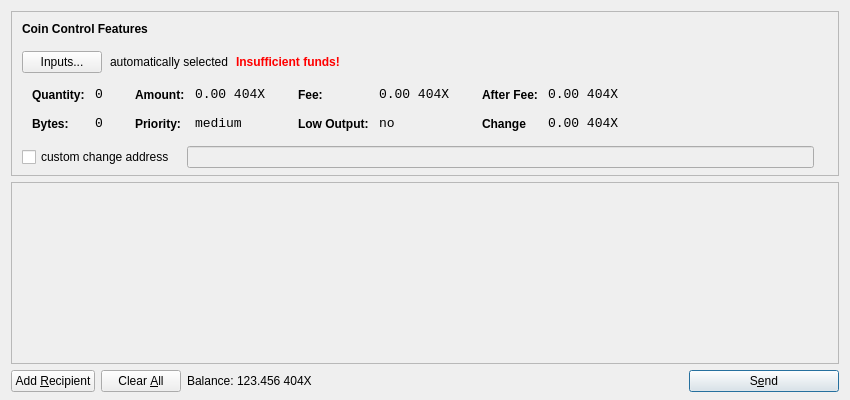
<?xml version="1.0" encoding="UTF-8"?>
<ui version="4.0">
 <class>SendCoinsDialog</class>
 <widget class="QDialog" name="SendCoinsDialog">
  <property name="geometry">
   <rect>
    <x>0</x>
    <y>0</y>
    <width>850</width>
    <height>400</height>
   </rect>
  </property>
  <property name="windowTitle">
   <string>Send Coins</string>
  </property>
  <layout class="QVBoxLayout" name="verticalLayout" stretch="0,1,0">
   <property name="bottomMargin">
    <number>8</number>
   </property>
   <item>
    <widget class="QFrame" name="frameCoinControl">
     <property name="sizePolicy">
      <sizepolicy hsizetype="Expanding" vsizetype="Expanding">
       <horstretch>0</horstretch>
       <verstretch>0</verstretch>
      </sizepolicy>
     </property>
     <property name="maximumSize">
      <size>
       <width>16777215</width>
       <height>16777215</height>
      </size>
     </property>
     <property name="frameShape">
      <enum>QFrame::StyledPanel</enum>
     </property>
     <property name="frameShadow">
      <enum>QFrame::Sunken</enum>
     </property>
     <layout class="QVBoxLayout" name="verticalLayoutCoinControl2">
      <property name="spacing">
       <number>-1</number>
      </property>
      <property name="leftMargin">
       <number>0</number>
      </property>
      <property name="topMargin">
       <number>0</number>
      </property>
      <property name="rightMargin">
       <number>0</number>
      </property>
      <property name="bottomMargin">
       <number>6</number>
      </property>
      <item>
       <layout class="QVBoxLayout" name="verticalLayoutCoinControl" stretch="0,0,0,0,1">
        <property name="spacing">
         <number>0</number>
        </property>
        <property name="leftMargin">
         <number>10</number>
        </property>
        <property name="topMargin">
         <number>10</number>
        </property>
        <item>
         <layout class="QHBoxLayout" name="horizontalLayoutCoinControl1">
          <property name="bottomMargin">
           <number>15</number>
          </property>
          <item>
           <widget class="QLabel" name="labelCoinControlFeatures">
            <property name="sizePolicy">
             <sizepolicy hsizetype="Preferred" vsizetype="Maximum">
              <horstretch>0</horstretch>
              <verstretch>0</verstretch>
             </sizepolicy>
            </property>
            <property name="font">
             <font>
              <weight>75</weight>
              <bold>true</bold>
             </font>
            </property>
            <property name="styleSheet">
             <string notr="true">font-weight:bold;</string>
            </property>
            <property name="text">
             <string>Coin Control Features</string>
            </property>
           </widget>
          </item>
         </layout>
        </item>
        <item>
         <layout class="QHBoxLayout" name="horizontalLayoutCoinControl2" stretch="0,0,0,0">
          <property name="spacing">
           <number>8</number>
          </property>
          <property name="bottomMargin">
           <number>10</number>
          </property>
          <item>
           <widget class="QPushButton" name="pushButtonCoinControl">
            <property name="styleSheet">
             <string notr="true"/>
            </property>
            <property name="text">
             <string>Inputs...</string>
            </property>
           </widget>
          </item>
          <item>
           <widget class="QLabel" name="labelCoinControlAutomaticallySelected">
            <property name="text">
             <string>automatically selected</string>
            </property>
            <property name="margin">
             <number>5</number>
            </property>
           </widget>
          </item>
          <item>
           <widget class="QLabel" name="labelCoinControlInsuffFunds">
            <property name="font">
             <font>
              <weight>75</weight>
              <bold>true</bold>
             </font>
            </property>
            <property name="styleSheet">
             <string notr="true">color:red;font-weight:bold;</string>
            </property>
            <property name="text">
             <string>Insufficient funds!</string>
            </property>
            <property name="margin">
             <number>5</number>
            </property>
           </widget>
          </item>
          <item>
           <spacer name="horizontalSpacerCoinControl">
            <property name="orientation">
             <enum>Qt::Horizontal</enum>
            </property>
            <property name="sizeHint" stdset="0">
             <size>
              <width>40</width>
              <height>1</height>
             </size>
            </property>
           </spacer>
          </item>
         </layout>
        </item>
        <item>
         <widget class="QWidget" name="widgetCoinControl" native="true">
          <property name="sizePolicy">
           <sizepolicy hsizetype="Preferred" vsizetype="Preferred">
            <horstretch>0</horstretch>
            <verstretch>0</verstretch>
           </sizepolicy>
          </property>
          <property name="minimumSize">
           <size>
            <width>0</width>
            <height>0</height>
           </size>
          </property>
          <property name="styleSheet">
           <string notr="true"/>
          </property>
          <layout class="QHBoxLayout" name="horizontalLayoutCoinControl5">
           <property name="leftMargin">
            <number>0</number>
           </property>
           <property name="topMargin">
            <number>0</number>
           </property>
           <property name="rightMargin">
            <number>0</number>
           </property>
           <property name="bottomMargin">
            <number>0</number>
           </property>
           <item>
            <layout class="QHBoxLayout" name="horizontalLayoutCoinControl3" stretch="0,0,0,1">
             <property name="spacing">
              <number>20</number>
             </property>
             <property name="topMargin">
              <number>0</number>
             </property>
             <property name="bottomMargin">
              <number>10</number>
             </property>
             <item>
              <layout class="QFormLayout" name="formLayoutCoinControl1">
               <property name="horizontalSpacing">
                <number>10</number>
               </property>
               <property name="verticalSpacing">
                <number>14</number>
               </property>
               <property name="leftMargin">
                <number>10</number>
               </property>
               <property name="topMargin">
                <number>4</number>
               </property>
               <property name="rightMargin">
                <number>6</number>
               </property>
               <item row="0" column="0">
                <widget class="QLabel" name="labelCoinControlQuantityText">
                 <property name="styleSheet">
                  <string notr="true">font-weight:bold;</string>
                 </property>
                 <property name="text">
                  <string>Quantity:</string>
                 </property>
                 <property name="margin">
                  <number>0</number>
                 </property>
                </widget>
               </item>
               <item row="0" column="1">
                <widget class="QLabel" name="labelCoinControlQuantity">
                 <property name="font">
                  <font>
                   <family>Monospace</family>
                   <pointsize>10</pointsize>
                  </font>
                 </property>
                 <property name="cursor">
                  <cursorShape>IBeamCursor</cursorShape>
                 </property>
                 <property name="contextMenuPolicy">
                  <enum>Qt::ActionsContextMenu</enum>
                 </property>
                 <property name="text">
                  <string>0</string>
                 </property>
                 <property name="margin">
                  <number>0</number>
                 </property>
                 <property name="textInteractionFlags">
                  <set>Qt::LinksAccessibleByMouse|Qt::TextSelectableByKeyboard|Qt::TextSelectableByMouse</set>
                 </property>
                </widget>
               </item>
               <item row="1" column="0">
                <widget class="QLabel" name="labelCoinControlBytesText">
                 <property name="styleSheet">
                  <string notr="true">font-weight:bold;</string>
                 </property>
                 <property name="text">
                  <string>Bytes:</string>
                 </property>
                </widget>
               </item>
               <item row="1" column="1">
                <widget class="QLabel" name="labelCoinControlBytes">
                 <property name="font">
                  <font>
                   <family>Monospace</family>
                   <pointsize>10</pointsize>
                  </font>
                 </property>
                 <property name="cursor">
                  <cursorShape>IBeamCursor</cursorShape>
                 </property>
                 <property name="contextMenuPolicy">
                  <enum>Qt::ActionsContextMenu</enum>
                 </property>
                 <property name="text">
                  <string>0</string>
                 </property>
                 <property name="textInteractionFlags">
                  <set>Qt::LinksAccessibleByMouse|Qt::TextSelectableByKeyboard|Qt::TextSelectableByMouse</set>
                 </property>
                </widget>
               </item>
              </layout>
             </item>
             <item>
              <layout class="QFormLayout" name="formLayoutCoinControl2">
               <property name="horizontalSpacing">
                <number>10</number>
               </property>
               <property name="verticalSpacing">
                <number>14</number>
               </property>
               <property name="leftMargin">
                <number>6</number>
               </property>
               <property name="topMargin">
                <number>4</number>
               </property>
               <property name="rightMargin">
                <number>6</number>
               </property>
               <item row="0" column="0">
                <widget class="QLabel" name="labelCoinControlAmountText">
                 <property name="styleSheet">
                  <string notr="true">font-weight:bold;</string>
                 </property>
                 <property name="text">
                  <string>Amount:</string>
                 </property>
                 <property name="margin">
                  <number>0</number>
                 </property>
                </widget>
               </item>
               <item row="0" column="1">
                <widget class="QLabel" name="labelCoinControlAmount">
                 <property name="font">
                  <font>
                   <family>Monospace</family>
                   <pointsize>10</pointsize>
                  </font>
                 </property>
                 <property name="cursor">
                  <cursorShape>IBeamCursor</cursorShape>
                 </property>
                 <property name="contextMenuPolicy">
                  <enum>Qt::ActionsContextMenu</enum>
                 </property>
                 <property name="text">
                  <string>0.00 404X</string>
                 </property>
                 <property name="textInteractionFlags">
                  <set>Qt::LinksAccessibleByMouse|Qt::TextSelectableByKeyboard|Qt::TextSelectableByMouse</set>
                 </property>
                </widget>
               </item>
               <item row="1" column="0">
                <widget class="QLabel" name="labelCoinControlPriorityText">
                 <property name="styleSheet">
                  <string notr="true">font-weight:bold;</string>
                 </property>
                 <property name="text">
                  <string>Priority:</string>
                 </property>
                </widget>
               </item>
               <item row="1" column="1">
                <widget class="QLabel" name="labelCoinControlPriority">
                 <property name="font">
                  <font>
                   <family>Monospace</family>
                   <pointsize>10</pointsize>
                  </font>
                 </property>
                 <property name="cursor">
                  <cursorShape>IBeamCursor</cursorShape>
                 </property>
                 <property name="contextMenuPolicy">
                  <enum>Qt::ActionsContextMenu</enum>
                 </property>
                 <property name="text">
                  <string>medium</string>
                 </property>
                 <property name="textInteractionFlags">
                  <set>Qt::LinksAccessibleByMouse|Qt::TextSelectableByKeyboard|Qt::TextSelectableByMouse</set>
                 </property>
                </widget>
               </item>
              </layout>
             </item>
             <item>
              <layout class="QFormLayout" name="formLayoutCoinControl3">
               <property name="horizontalSpacing">
                <number>10</number>
               </property>
               <property name="verticalSpacing">
                <number>14</number>
               </property>
               <property name="leftMargin">
                <number>6</number>
               </property>
               <property name="topMargin">
                <number>4</number>
               </property>
               <property name="rightMargin">
                <number>6</number>
               </property>
               <item row="0" column="0">
                <widget class="QLabel" name="labelCoinControlFeeText">
                 <property name="styleSheet">
                  <string notr="true">font-weight:bold;</string>
                 </property>
                 <property name="text">
                  <string>Fee:</string>
                 </property>
                 <property name="margin">
                  <number>0</number>
                 </property>
                </widget>
               </item>
               <item row="0" column="1">
                <widget class="QLabel" name="labelCoinControlFee">
                 <property name="font">
                  <font>
                   <family>Monospace</family>
                   <pointsize>10</pointsize>
                  </font>
                 </property>
                 <property name="cursor">
                  <cursorShape>IBeamCursor</cursorShape>
                 </property>
                 <property name="contextMenuPolicy">
                  <enum>Qt::ActionsContextMenu</enum>
                 </property>
                 <property name="text">
                  <string>0.00 404X</string>
                 </property>
                 <property name="textInteractionFlags">
                  <set>Qt::LinksAccessibleByMouse|Qt::TextSelectableByKeyboard|Qt::TextSelectableByMouse</set>
                 </property>
                </widget>
               </item>
               <item row="1" column="0">
                <widget class="QLabel" name="labelCoinControlLowOutputText">
                 <property name="styleSheet">
                  <string notr="true">font-weight:bold;</string>
                 </property>
                 <property name="text">
                  <string>Low Output:</string>
                 </property>
                </widget>
               </item>
               <item row="1" column="1">
                <widget class="QLabel" name="labelCoinControlLowOutput">
                 <property name="font">
                  <font>
                   <family>Monospace</family>
                   <pointsize>10</pointsize>
                  </font>
                 </property>
                 <property name="cursor">
                  <cursorShape>IBeamCursor</cursorShape>
                 </property>
                 <property name="contextMenuPolicy">
                  <enum>Qt::ActionsContextMenu</enum>
                 </property>
                 <property name="text">
                  <string>no</string>
                 </property>
                 <property name="textInteractionFlags">
                  <set>Qt::LinksAccessibleByMouse|Qt::TextSelectableByKeyboard|Qt::TextSelectableByMouse</set>
                 </property>
                </widget>
               </item>
              </layout>
             </item>
             <item>
              <layout class="QFormLayout" name="formLayoutCoinControl4">
               <property name="horizontalSpacing">
                <number>10</number>
               </property>
               <property name="verticalSpacing">
                <number>14</number>
               </property>
               <property name="leftMargin">
                <number>6</number>
               </property>
               <property name="topMargin">
                <number>4</number>
               </property>
               <property name="rightMargin">
                <number>6</number>
               </property>
               <item row="0" column="0">
                <widget class="QLabel" name="labelCoinControlAfterFeeText">
                 <property name="styleSheet">
                  <string notr="true">font-weight:bold;</string>
                 </property>
                 <property name="text">
                  <string>After Fee:</string>
                 </property>
                 <property name="margin">
                  <number>0</number>
                 </property>
                </widget>
               </item>
               <item row="0" column="1">
                <widget class="QLabel" name="labelCoinControlAfterFee">
                 <property name="font">
                  <font>
                   <family>Monospace</family>
                   <pointsize>10</pointsize>
                  </font>
                 </property>
                 <property name="cursor">
                  <cursorShape>IBeamCursor</cursorShape>
                 </property>
                 <property name="contextMenuPolicy">
                  <enum>Qt::ActionsContextMenu</enum>
                 </property>
                 <property name="text">
                  <string>0.00 404X</string>
                 </property>
                 <property name="textInteractionFlags">
                  <set>Qt::LinksAccessibleByMouse|Qt::TextSelectableByKeyboard|Qt::TextSelectableByMouse</set>
                 </property>
                </widget>
               </item>
               <item row="1" column="0">
                <widget class="QLabel" name="labelCoinControlChangeText">
                 <property name="styleSheet">
                  <string notr="true">font-weight:bold;</string>
                 </property>
                 <property name="text">
                  <string>Change</string>
                 </property>
                </widget>
               </item>
               <item row="1" column="1">
                <widget class="QLabel" name="labelCoinControlChange">
                 <property name="font">
                  <font>
                   <family>Monospace</family>
                   <pointsize>10</pointsize>
                  </font>
                 </property>
                 <property name="cursor">
                  <cursorShape>IBeamCursor</cursorShape>
                 </property>
                 <property name="contextMenuPolicy">
                  <enum>Qt::ActionsContextMenu</enum>
                 </property>
                 <property name="text">
                  <string>0.00 404X</string>
                 </property>
                 <property name="textInteractionFlags">
                  <set>Qt::LinksAccessibleByMouse|Qt::TextSelectableByKeyboard|Qt::TextSelectableByMouse</set>
                 </property>
                </widget>
               </item>
              </layout>
             </item>
            </layout>
           </item>
          </layout>
         </widget>
        </item>
        <item>
         <layout class="QHBoxLayout" name="horizontalLayoutCoinControl4" stretch="0,0,0">
          <property name="spacing">
           <number>12</number>
          </property>
          <property name="sizeConstraint">
           <enum>QLayout::SetDefaultConstraint</enum>
          </property>
          <property name="topMargin">
           <number>5</number>
          </property>
          <property name="rightMargin">
           <number>5</number>
          </property>
          <item>
           <widget class="QCheckBox" name="checkBoxCoinControlChange">
            <property name="text">
             <string>custom change address</string>
            </property>
           </widget>
          </item>
          <item>
           <widget class="QLineEdit" name="lineEditCoinControlChange">
            <property name="enabled">
             <bool>false</bool>
            </property>
            <property name="sizePolicy">
             <sizepolicy hsizetype="Expanding" vsizetype="Fixed">
              <horstretch>0</horstretch>
              <verstretch>0</verstretch>
             </sizepolicy>
            </property>
           </widget>
          </item>
          <item>
           <widget class="QLabel" name="labelCoinControlChangeLabel">
            <property name="sizePolicy">
             <sizepolicy hsizetype="Preferred" vsizetype="Expanding">
              <horstretch>0</horstretch>
              <verstretch>0</verstretch>
             </sizepolicy>
            </property>
            <property name="minimumSize">
             <size>
              <width>0</width>
              <height>0</height>
             </size>
            </property>
            <property name="text">
             <string/>
            </property>
            <property name="margin">
             <number>3</number>
            </property>
           </widget>
          </item>
         </layout>
        </item>
        <item>
         <spacer name="verticalSpacerCoinControl">
          <property name="orientation">
           <enum>Qt::Vertical</enum>
          </property>
          <property name="sizeHint" stdset="0">
           <size>
            <width>800</width>
            <height>1</height>
           </size>
          </property>
         </spacer>
        </item>
       </layout>
      </item>
     </layout>
    </widget>
   </item>
   <item>
    <widget class="QScrollArea" name="scrollArea">
     <property name="widgetResizable">
      <bool>true</bool>
     </property>
     <widget class="QWidget" name="scrollAreaWidgetContents">
      <property name="geometry">
       <rect>
        <x>0</x>
        <y>0</y>
        <width>824</width>
        <height>141</height>
       </rect>
      </property>
      <layout class="QVBoxLayout" name="verticalLayout_2">
       <property name="leftMargin">
        <number>0</number>
       </property>
       <property name="topMargin">
        <number>0</number>
       </property>
       <property name="rightMargin">
        <number>0</number>
       </property>
       <property name="bottomMargin">
        <number>0</number>
       </property>
       <item>
        <layout class="QVBoxLayout" name="entries">
         <property name="spacing">
          <number>6</number>
         </property>
        </layout>
       </item>
       <item>
        <spacer name="verticalSpacer">
         <property name="orientation">
          <enum>Qt::Vertical</enum>
         </property>
         <property name="sizeHint" stdset="0">
          <size>
           <width>20</width>
           <height>40</height>
          </size>
         </property>
        </spacer>
       </item>
      </layout>
     </widget>
    </widget>
   </item>
   <item>
    <layout class="QHBoxLayout" name="horizontalLayout">
     <item>
      <widget class="QPushButton" name="addButton">
       <property name="toolTip">
        <string>Send to multiple recipients at once</string>
       </property>
       <property name="text">
        <string>Add &amp;Recipient</string>
       </property>
       <property name="icon">
        <iconset resource="../bitcoin.qrc">
         <normaloff>:/icons/add</normaloff>:/icons/add</iconset>
       </property>
       <property name="autoDefault">
        <bool>false</bool>
       </property>
      </widget>
     </item>
     <item>
      <widget class="QPushButton" name="clearButton">
       <property name="sizePolicy">
        <sizepolicy hsizetype="Minimum" vsizetype="Fixed">
         <horstretch>0</horstretch>
         <verstretch>0</verstretch>
        </sizepolicy>
       </property>
       <property name="toolTip">
        <string>Remove all transaction fields</string>
       </property>
       <property name="text">
        <string>Clear &amp;All</string>
       </property>
       <property name="icon">
        <iconset resource="../bitcoin.qrc">
         <normaloff>:/icons/remove</normaloff>:/icons/remove</iconset>
       </property>
       <property name="autoRepeatDelay">
        <number>300</number>
       </property>
       <property name="autoDefault">
        <bool>false</bool>
       </property>
      </widget>
     </item>
     <item>
      <layout class="QHBoxLayout" name="horizontalLayout_2">
       <property name="spacing">
        <number>3</number>
       </property>
       <item>
        <widget class="QLabel" name="label">
         <property name="sizePolicy">
          <sizepolicy hsizetype="Preferred" vsizetype="Fixed">
           <horstretch>0</horstretch>
           <verstretch>0</verstretch>
          </sizepolicy>
         </property>
         <property name="text">
          <string>Balance:</string>
         </property>
        </widget>
       </item>
       <item>
        <widget class="QLabel" name="labelBalance">
         <property name="sizePolicy">
          <sizepolicy hsizetype="Preferred" vsizetype="Fixed">
           <horstretch>0</horstretch>
           <verstretch>0</verstretch>
          </sizepolicy>
         </property>
         <property name="cursor">
          <cursorShape>IBeamCursor</cursorShape>
         </property>
         <property name="text">
          <string>123.456 404X</string>
         </property>
         <property name="textInteractionFlags">
          <set>Qt::LinksAccessibleByMouse|Qt::TextSelectableByKeyboard|Qt::TextSelectableByMouse</set>
         </property>
        </widget>
       </item>
      </layout>
     </item>
     <item>
      <spacer name="horizontalSpacer">
       <property name="orientation">
        <enum>Qt::Horizontal</enum>
       </property>
       <property name="sizeHint" stdset="0">
        <size>
         <width>40</width>
         <height>20</height>
        </size>
       </property>
      </spacer>
     </item>
     <item>
      <widget class="QPushButton" name="sendButton">
       <property name="minimumSize">
        <size>
         <width>150</width>
         <height>0</height>
        </size>
       </property>
       <property name="toolTip">
        <string>Confirm the send action</string>
       </property>
       <property name="text">
        <string>S&amp;end</string>
       </property>
       <property name="icon">
        <iconset resource="../bitcoin.qrc">
         <normaloff>:/icons/send</normaloff>:/icons/send</iconset>
       </property>
       <property name="default">
        <bool>true</bool>
       </property>
      </widget>
     </item>
    </layout>
   </item>
  </layout>
 </widget>
 <resources>
  <include location="../bitcoin.qrc"/>
 </resources>
 <connections/>
</ui>
